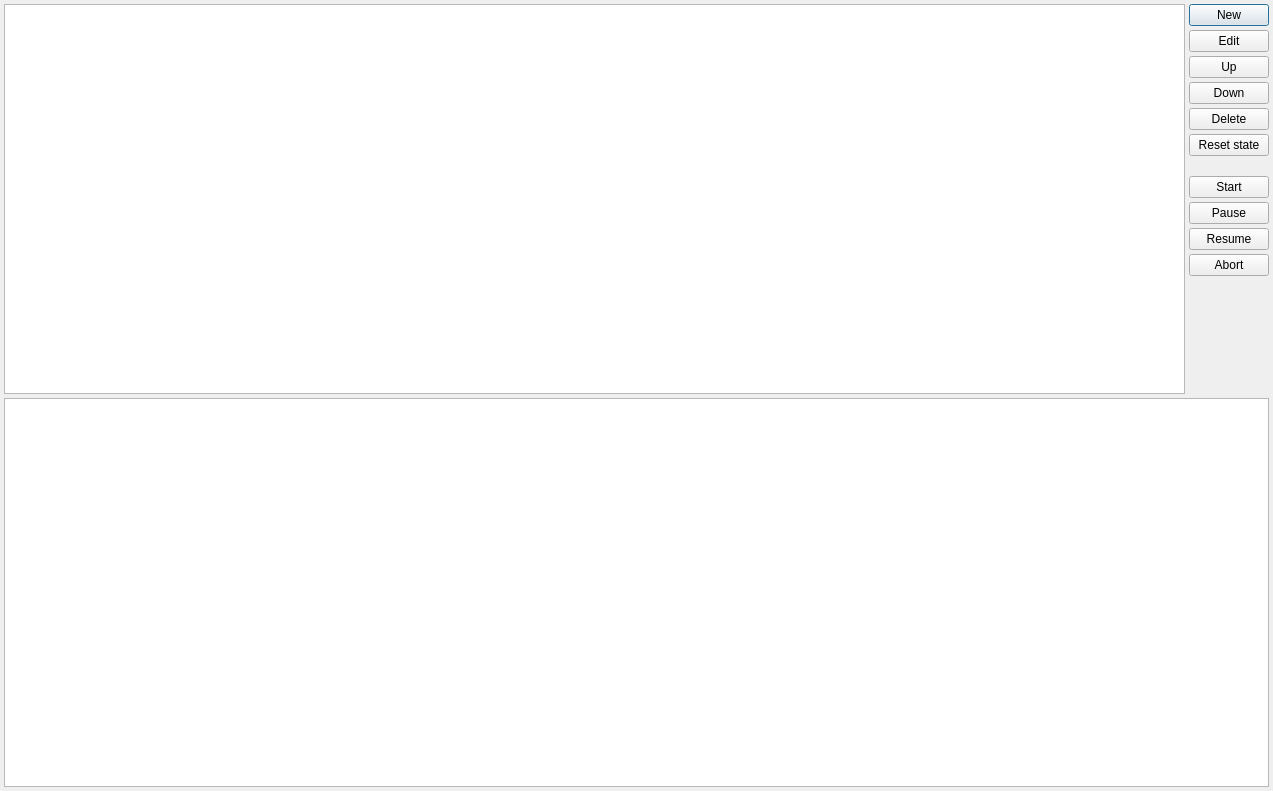
<?xml version="1.0" encoding="UTF-8"?>
<ui version="4.0">
 <class>JobsDialog</class>
 <widget class="QDialog" name="JobsDialog">
  <property name="geometry">
   <rect>
    <x>0</x>
    <y>0</y>
    <width>1273</width>
    <height>791</height>
   </rect>
  </property>
  <property name="windowTitle">
   <string>Jobs</string>
  </property>
  <property name="windowIcon">
   <iconset resource="../../resources/resources.qrc">
    <normaloff>:/jobs.png</normaloff>:/jobs.png</iconset>
  </property>
  <layout class="QVBoxLayout" name="verticalLayout_2">
   <property name="spacing">
    <number>4</number>
   </property>
   <property name="margin">
    <number>4</number>
   </property>
   <item>
    <layout class="QHBoxLayout" name="horizontalLayout">
     <property name="spacing">
      <number>4</number>
     </property>
     <item>
      <widget class="QTableView" name="jobsTableView">
       <property name="autoScroll">
        <bool>false</bool>
       </property>
       <property name="selectionMode">
        <enum>QAbstractItemView::NoSelection</enum>
       </property>
       <property name="verticalScrollMode">
        <enum>QAbstractItemView::ScrollPerPixel</enum>
       </property>
       <property name="horizontalScrollMode">
        <enum>QAbstractItemView::ScrollPerPixel</enum>
       </property>
       <attribute name="verticalHeaderVisible">
        <bool>false</bool>
       </attribute>
      </widget>
     </item>
     <item>
      <layout class="QVBoxLayout" name="verticalLayout">
       <property name="spacing">
        <number>4</number>
       </property>
       <item>
        <widget class="QPushButton" name="jobNewButton">
         <property name="text">
          <string>New</string>
         </property>
        </widget>
       </item>
       <item>
        <widget class="QPushButton" name="jobEditButton">
         <property name="text">
          <string>Edit</string>
         </property>
        </widget>
       </item>
       <item>
        <widget class="QPushButton" name="jobMoveUpButton">
         <property name="text">
          <string>Up</string>
         </property>
        </widget>
       </item>
       <item>
        <widget class="QPushButton" name="jobMoveDownButton">
         <property name="text">
          <string>Down</string>
         </property>
        </widget>
       </item>
       <item>
        <widget class="QPushButton" name="jobDeleteButton">
         <property name="text">
          <string>Delete</string>
         </property>
        </widget>
       </item>
       <item>
        <widget class="QPushButton" name="jobResetStateButton">
         <property name="text">
          <string>Reset state</string>
         </property>
        </widget>
       </item>
       <item>
        <spacer name="verticalSpacer_2">
         <property name="orientation">
          <enum>Qt::Vertical</enum>
         </property>
         <property name="sizeType">
          <enum>QSizePolicy::Fixed</enum>
         </property>
         <property name="sizeHint" stdset="0">
          <size>
           <width>20</width>
           <height>16</height>
          </size>
         </property>
        </spacer>
       </item>
       <item>
        <widget class="QPushButton" name="startButton">
         <property name="text">
          <string>Start</string>
         </property>
        </widget>
       </item>
       <item>
        <widget class="QPushButton" name="pauseButton">
         <property name="text">
          <string>Pause</string>
         </property>
        </widget>
       </item>
       <item>
        <widget class="QPushButton" name="resumeButton">
         <property name="text">
          <string>Resume</string>
         </property>
        </widget>
       </item>
       <item>
        <widget class="QPushButton" name="abortButton">
         <property name="text">
          <string>Abort</string>
         </property>
        </widget>
       </item>
       <item>
        <spacer name="verticalSpacer">
         <property name="orientation">
          <enum>Qt::Vertical</enum>
         </property>
         <property name="sizeHint" stdset="0">
          <size>
           <width>20</width>
           <height>40</height>
          </size>
         </property>
        </spacer>
       </item>
      </layout>
     </item>
    </layout>
   </item>
   <item>
    <widget class="VSEditorLog" name="log">
     <property name="readOnly">
      <bool>true</bool>
     </property>
     <property name="textInteractionFlags">
      <set>Qt::LinksAccessibleByKeyboard|Qt::LinksAccessibleByMouse|Qt::TextBrowserInteraction|Qt::TextSelectableByKeyboard|Qt::TextSelectableByMouse</set>
     </property>
    </widget>
   </item>
  </layout>
 </widget>
 <customwidgets>
  <customwidget>
   <class>VSEditorLog</class>
   <extends>QTextEdit</extends>
   <header>../../src/log/vs_editor_log.h</header>
  </customwidget>
 </customwidgets>
 <resources>
  <include location="../../resources/resources.qrc"/>
 </resources>
 <connections/>
</ui>
